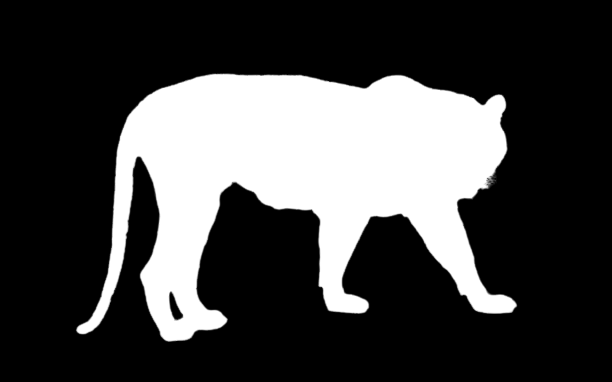
#> input picture opencv/K5sUU.png, 612 x 382 px
$ jupyter execute --allow-errors image.ipynb   (shell and % lines are left out)
#> lines starting #> are read from the running program, lines starting #| are printed output that depends on the picture
[cell 1]
import numpy as np
import cv2
import matplotlib.pyplot as plt
import pandas as pd

[cell 2]
import numpy as np
import cv2
import matplotlib.pyplot as plt

# Create a hard-coded 2x2 matrix for a 4-pixel image
# The dimensions are (height=2, width=2, channels=3)
# The order of colors is BGR (Blue, Green, Red)

"""
This is the default color space for images read and stored by OpenCV.
It's very similar to the RGB model used in digital displays but with the order of the first two channels swapped.
"""
four_pixel_matrix = np.array([
    [[100, 0, 0], [0, 255, 0], [0, 150, 10]],
    [[0, 0, 255], [255, 255, 0], [0,0,0]]
], dtype=np.uint8)

# Convert the color space from BGR to RGB for Matplotlib
# image_rgb = cv2.cvtColor(four_pixel_matrix, cv2.COLOR_BGR2GRAY)

# Display the image using Matplotlib
# The interpolation='nearest' argument is used to prevent blurring,
# which is essential for viewing individual pixels.
plt.imshow(four_pixel_matrix)
plt.axis('off')  # Hide the axes
plt.show()
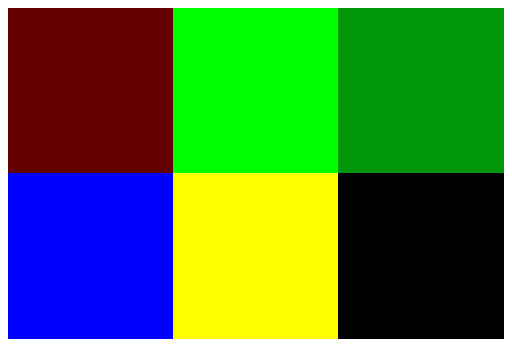
#> figure drawn by matplotlib, 1 panel

[cell 3]
rgb_image = four_pixel_matrix[:, :, ::-1]

# 3. Display the RGB image with Matplotlib
plt.imshow(rgb_image)
plt.title("Manually Converted BGR to RGB")
plt.axis('off')  # Hide axes
plt.show()
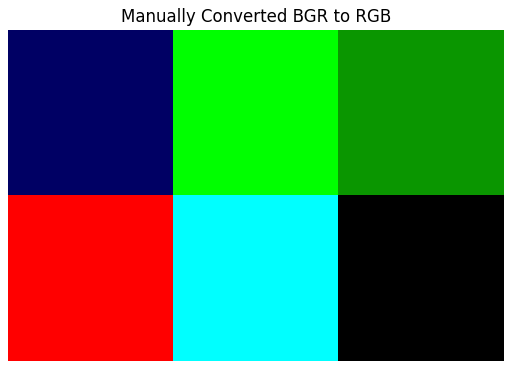
#> figure drawn by matplotlib, 1 panel

[cell 4]
# Creating a single pixel in RGB

image = [
    [[255, 0, 0]]
]


# The matplotlib expects the RGB image by default that's why it is showing red at its full intensity
plt.imshow(image)
plt.axis("off")
plt.show()
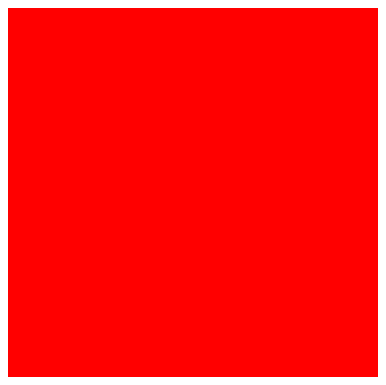
#> figure drawn by matplotlib, 1 panel

[cell 5]
# Creating a single pixel in RGB

image = [
    [0, 1, 2, 3]
]


# The matplotlib expects the RGB image by default that's why it is showing red at its full intensity
plt.imshow(image, cmap='viridis')
plt.axis("off")
plt.show()
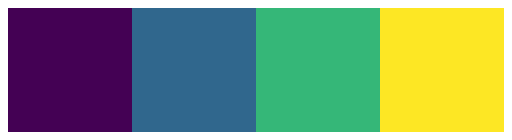
#> figure drawn by matplotlib, 1 panel

[cell 6]
# Creating a single pixel in RGB

image = [0, 1, 2, 3]


# The matplotlib expects the RGB image by default that's why it is showing red at its full intensity
#> (the rest of this cell did not finish here and is left out)

[cell 7]
image = [[[255, 0, 0], [0, 255, 0], [0, 0, 255]],
         [[0, 0, 255], [255, 0, 0], [0, 255, 0]],
         [[0, 255, 0], [0, 0, 255], [255, 0, 0]]]

plt.imshow(image)
plt.axis("off")
plt.show()
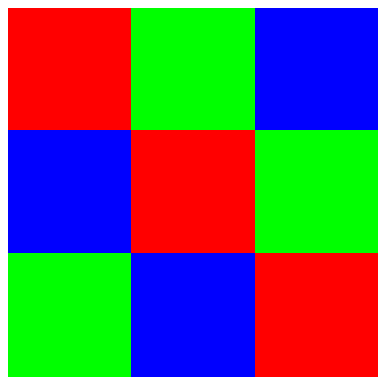
#> figure drawn by matplotlib, 1 panel

[cell 8]
image = [[[100,0,0]]]

plt.imshow(image)
plt.axis("off")
plt.show()
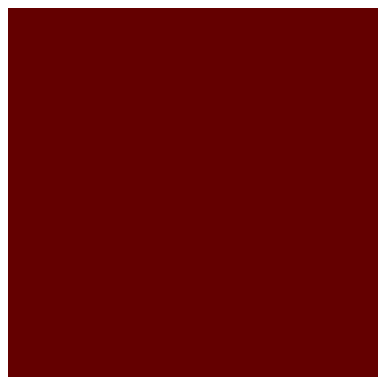
#> figure drawn by matplotlib, 1 panel

[cell 9]
bw = cv2.imread("K5sUU.png", 0)
#> bw is the input picture: shape (382, 612); min 0, max 255, mean 67.6

plt.imshow(bw)
plt.axis("off")
plt.show()

[cell 10]
bw[0]
#> Out = 612 values from 0 to 0

[cell 11]
bw.shape
#> Out = (382, 612)

[cell 12]
bw.size
#> Out = 233784

[cell 13]
image = cv2.imread("img.jpg")
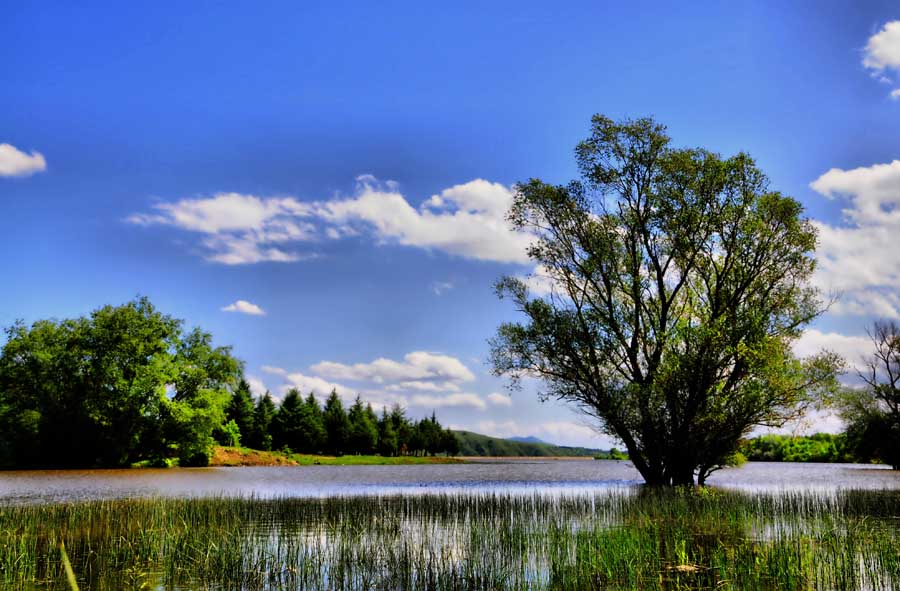
#> input picture opencv/img.jpg, 900 x 591 px
#> image is the input picture: shape (591, 900, 3); mean B, G, R 142.8, 112.8, 92.2

plt.imshow(image)
plt.axis("off")
plt.show()

[cell 14]
image = cv2.imread("img.jpg")

plt.imshow(image)
plt.axis("off")
plt.show()

[cell 15]
image.shape
#> Out = (591, 900, 3)

[cell 16]
image.size
#> Out = 1595700

[cell 17]
591*900*3

[cell 18]
image_rgb= image[:, :, ::-1]


plt.imshow(image_rgb)
plt.axis("off")
plt.show()

[cell 19]
arr = np.array([1, 2, 3, 4])

arr[[0, -1]] = arr[[-1, 0]]

arr

[cell 20]
arr = np.array([[1, 2],
                [3, 4]])

arr[:, -1]

[cell 21]
arr = np.array([[[1, 2], [3, 4]]])

arr[:, :, -1]

[cell 22]
image

[cell 23]
image_upside_down = image[::-1]
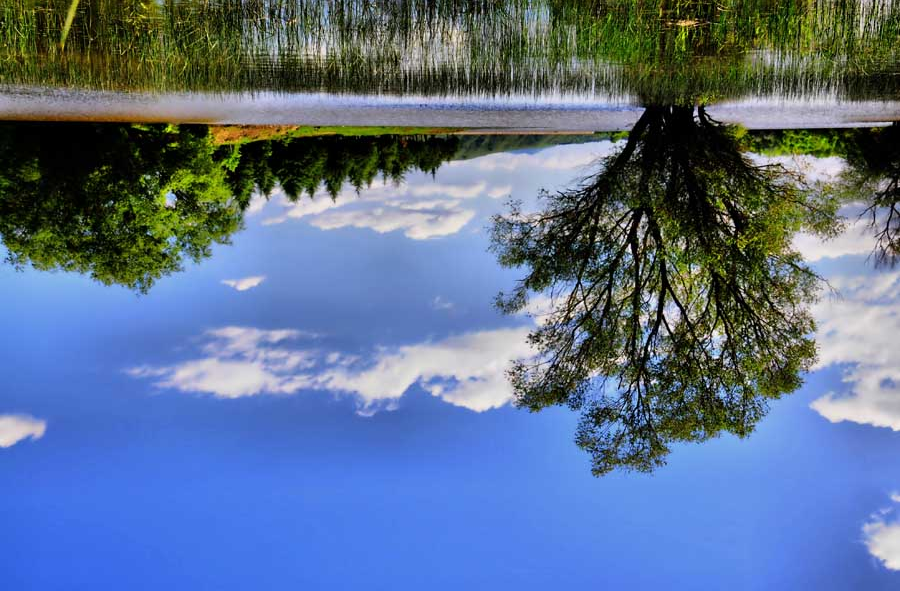
#> image_upside_down: shape (591, 900, 3); mean B, G, R 142.8, 112.8, 92.2
image_upside_down = image_upside_down[:, :, ::-1]

plt.imshow(image_upside_down)
plt.axis("off")
plt.show()

[cell 24]
image_upside_down.shape
#> Out = (591, 900, 3)

[cell 25]
image_flip = image[:, ::-1, :]
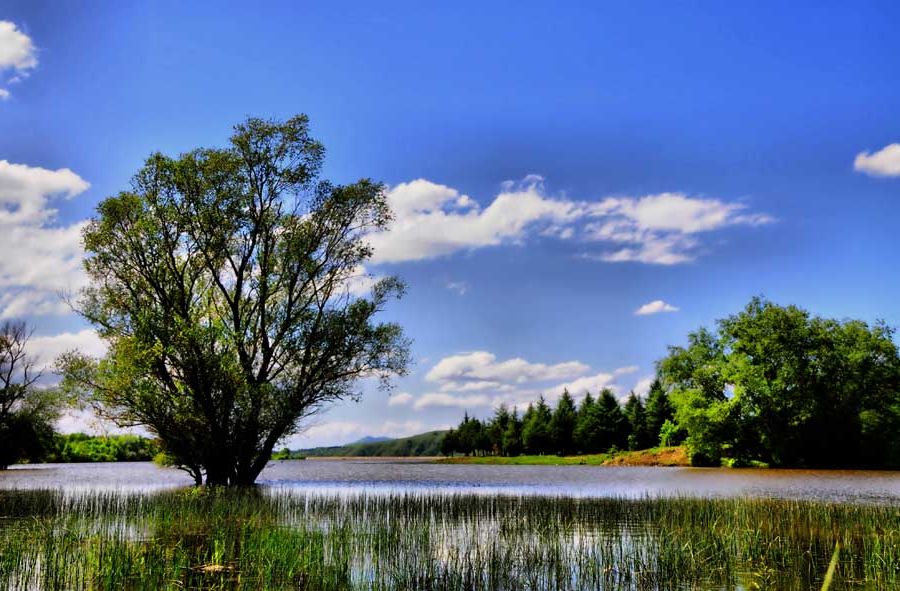
#> image_flip: shape (591, 900, 3); mean B, G, R 142.8, 112.8, 92.2

image_flip = image_flip[:, :, ::-1]

plt.imshow(image_flip)
plt.axis("off")
plt.show()

[cell 26]
image_test = image[-1::]
#> image_test = 900 rows, first 8: [9, 86, 83], [0, 63, 61], [3, 74, 71], [8, 75, 70], [16, 83, 76], [8, 75, 66], [0, 56, 45], [32, 104, 92]

image_test = image_test[:, :, ::-4]
#> image_test = 900 values, max 213 at index 886, min 0 at index 335, mean 70.75

plt.imshow(image_test)
plt.axis("off")
plt.show()

[cell 27]
arr = np.array([1, 2, 3, 4])

arr[1:3:2]

[cell 28]
import numpy as np

arr_2d = np.array([
    [1, 2, 3],
    [4, 5, 6],
    [7, 8, 9]
])

[cell 29]
arr_2d[2:3]

[cell 30]
arr_2d[2]

[cell 31]
arr_2d[:, 2]

[cell 32]
arr_2d[1, 1]

[cell 33]
arr_2d[:-1:, 1::]

[cell 34]
import numpy as np

arr_3d = np.arange(64).reshape(4, 4, 4)

[cell 35]
arr_3d

[cell 36]
arr_3d[2, 2, 2]

[cell 37]
arr_3d[1:4, 1:4, 1:4]

[cell 38]
arr_3d[:2, ::2, ::2]

[cell 39]
arr_3d

[cell 40]
arr_3d[:, [0, -1], 0:5:3].flatten()

[cell 41]
perf_square = np.sqrt(arr_3d)%1 == 0

perf_square

[cell 42]
arr_3d[perf_square]

[cell 43]
image = cv2.imread("img.jpg")

[cell 44]
image.dtype

[cell 45]
type(image)

[cell 46]
image.max()
#> Out = 255

[cell 47]
image.min()
#> Out = 0

[cell 48]
image

[cell 49]
image.view()

# Manhattam distance

[cell 50]
img1 = cv2.imread("img.jpg")

[cell 51]
img2 = cv2.imread("img.jpg")

[cell 52]
img1 == img2

[cell 53]
img1_flatten = img1.flatten()

[cell 54]
img2_flatten = img2.flatten()

[cell 55]
np.array_equal(img1, img2)
#> Out = True

[cell 56]
np.sum(np.abs(img1 - img2))
#> Out = 0

[cell 57]
img3 = cv2.imread("K5sUU.png")

#> (a cell that did not finish here is left out)

[cell 59]
img1 = cv2.resize(img1, (612, 382))
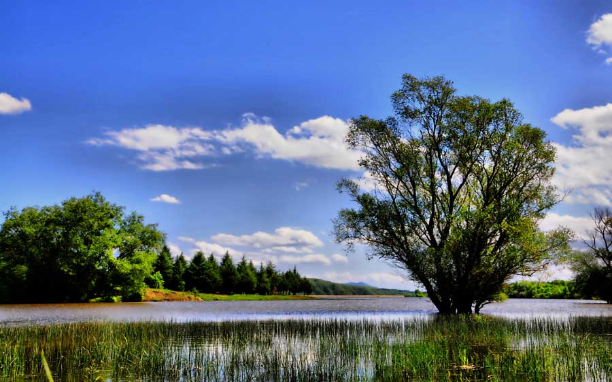
#> img1: shape (382, 612, 3); mean B, G, R 142.7, 112.6, 92.1

[cell 60]
np.sum(np.abs(img1 - img3))
#> Out = 81683295
